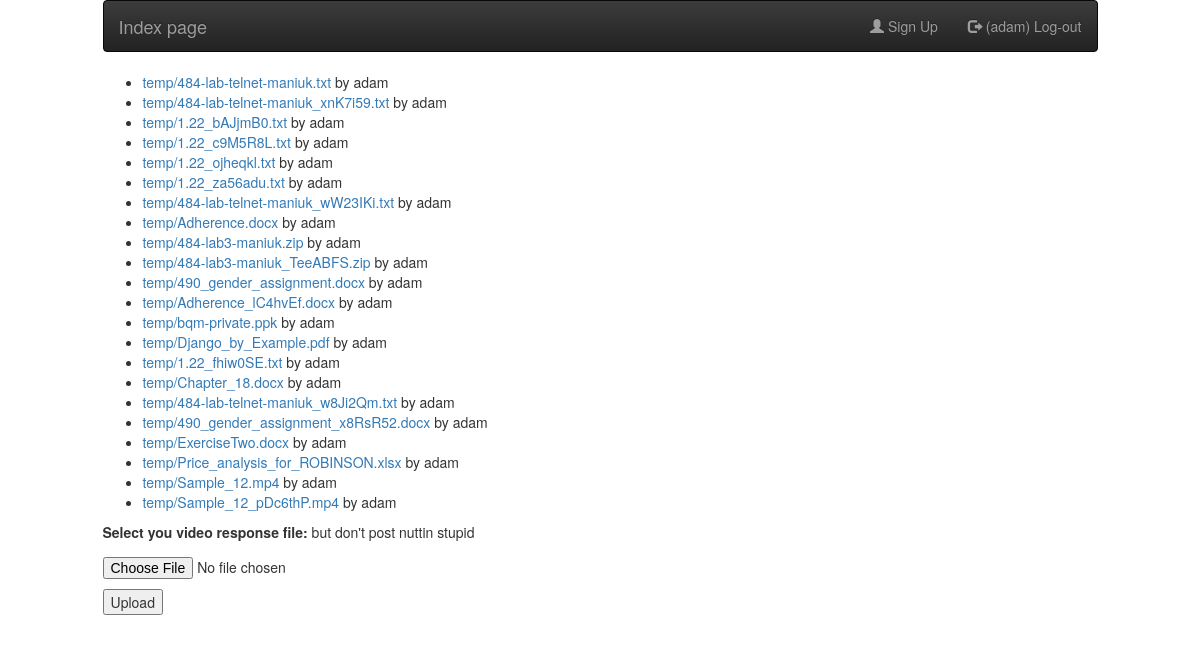
Screenshot of / (signed in) with the database file from the repository.
### upload/models.py (models this page shows)
class ResponseFile(models.Model):
    user = models.ForeignKey(User, related_name='user')
    docfile = models.FileField(upload_to='temp/')

### upload/views.py (the view)
# urls.py: url(r'^$', views.index, name='index'),
@login_required
def index(request):
    if request.method == 'POST':
        form = VideoResponseForm(request.POST, request.FILES)
        if form.is_valid():
            newdoc = ResponseFile(docfile = request.FILES['docfile'],
                                  user_id=request.user.id)
            newdoc.save()
            bucket_name, filename = upload_original_to_s3(newdoc.docfile, request.user)
            add_video_file_for_encoding(bucket_name, filename, request.user.username)
            set_transcoder_job(filename)
            return HttpResponseRedirect(reverse('index'))
    else:
        form = VideoResponseForm() # A empty, unbound form
    documents = ResponseFile.objects.all()
    users = User.objects.all()
    return render(request, "ninja/upload.html", {'documents': documents,
                                                 'users':users,
                                                 'form': form} )

### upload/form.py
class VideoResponseForm(forms.Form):
    docfile = forms.FileField(
        label='Select you video response file',
        help_text='but don\'t post nuttin stupid'
    )

### upload/templates/ninja/upload.html (shortened to what this page needs)
{% extends 'ninja/base.html' %}
{% block content %}
{% if documents %}
        <ul>
        {% for document in documents %}
            <li><a href="{{ document.docfile.url }}">{{ document.docfile.name }}</a> by {{ document.user.username }}</li>
        {% endfor %}
        </ul>
    {% else %}
        <p>No documents.</p>
    {% endif %}
<form action="{% url 'index' %}" method="post" enctype="multipart/form-data">
            <p>{{ form.docfile.label_tag }} {{ form.docfile.help_text }}</p>
            <p>
                {{ form.docfile }}
            </p>
            <p><input type="submit" value="Upload" /></p>
        </form>
{% endblock %}

### upload/templates/ninja/base.html (shortened to what this page needs)
{% load staticfiles %}
<!DOCTYPE html>
<html lang="en">
<link rel="stylesheet" href="https://maxcdn.bootstrapcdn.com/bootstrap/3.3.7/css/bootstrap.min.css">
<link rel="stylesheet" href="https://maxcdn.bootstrapcdn.com/bootstrap/3.3.7/css/bootstrap-theme.min.css">
<head>
</head>
<body>
<div class ="row">
    <div class = "col-md-10">
     <nav class="navbar navbar-inverse ">
      <div class="container-fluid">
        <div class="navbar-header">
          <a class="navbar-brand" href="{% url 'index' %}">Index page</a>
        </div>
        <ul class="nav navbar-nav navbar-right">
          <li><a href="{% url 'signup' %}"><span class="glyphicon glyphicon-user"></span> Sign Up</a></li>
            {% if user.is_authenticated %}
                <li>
                    <a href="{% url 'logout' %}"><span class="glyphicon glyphicon-log-out">
                    </span> ({{ request.user.username }}) Log-out</a>
                </li>
            {% else %}
                <li><a href="{% url 'login' %}"><span class="glyphicon glyphicon-log-in"></span> Login</a></li>
            {% endif %}
        </ul>
      </div>
    </nav>
    </div>
</div>
<div class ="row">
    <div class = "col-xs-1"></div>
    <div class = "col-md-10">
        {% block content %}
        {% endblock %}
    </div>
    <div class = "col-xs-1"></div>
</div>
</body>
</html>

### rows the page displays
ResponseFile: docfile.name "temp/484-lab-telnet-maniuk.txt", user.username "adam"
ResponseFile: docfile.name "temp/484-lab-telnet-maniuk_xnK7i59.txt", user.username "adam"
ResponseFile: docfile.name "temp/1.22_bAJjmB0.txt", user.username "adam"
ResponseFile: docfile.name "temp/1.22_c9M5R8L.txt", user.username "adam"
ResponseFile: docfile.name "temp/1.22_ojheqkl.txt", user.username "adam"
ResponseFile: docfile.name "temp/1.22_za56adu.txt", user.username "adam"
ResponseFile: docfile.name "temp/484-lab-telnet-maniuk_wW23IKi.txt", user.username "adam"
ResponseFile: docfile.name "temp/Adherence.docx", user.username "adam"
ResponseFile: docfile.name "temp/484-lab3-maniuk.zip", user.username "adam"
ResponseFile: docfile.name "temp/484-lab3-maniuk_TeeABFS.zip", user.username "adam"
ResponseFile: docfile.name "temp/490_gender_assignment.docx", user.username "adam"
ResponseFile: docfile.name "temp/Adherence_lC4hvEf.docx", user.username "adam"
ResponseFile: docfile.name "temp/bqm-private.ppk", user.username "adam"
ResponseFile: docfile.name "temp/Django_by_Example.pdf", user.username "adam"
ResponseFile: docfile.name "temp/1.22_fhiw0SE.txt", user.username "adam"
ResponseFile: docfile.name "temp/Chapter_18.docx", user.username "adam"
ResponseFile: docfile.name "temp/484-lab-telnet-maniuk_w8Ji2Qm.txt", user.username "adam"
ResponseFile: docfile.name "temp/490_gender_assignment_x8RsR52.docx", user.username "adam"
ResponseFile: docfile.name "temp/ExerciseTwo.docx", user.username "adam"
ResponseFile: docfile.name "temp/Price_analysis_for_ROBINSON.xlsx", user.username "adam"
ResponseFile: docfile.name "temp/Sample_12.mp4", user.username "adam"
ResponseFile: docfile.name "temp/Sample_12_pDc6thP.mp4", user.username "adam"

### other values shown
{{ request.user.username }} "adam"
